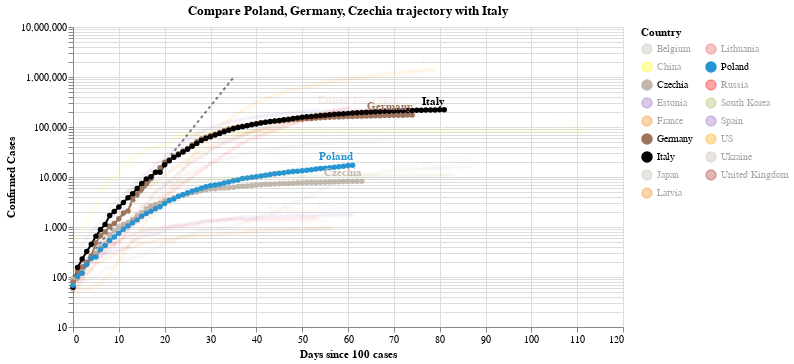

This figure's notebook cell:
### Code cell
#hide_input
chart2 = make_since_chart(dff2,['Poland', 'Germany', 'Czechia'], baseline_countries)
chart2

### Figure 1 — Vega-Lite specification as saved in the notebook (floating-point values rounded to 4 significant figures; data arrays with more than 128 entries replaced by an {"elided": "..."} marker saying what was removed)
{"config": {"view": {"continuousWidth": 400, "continuousHeight": 300}}, "layer": [{"data": {"name": "data-628230001892d6798b50651be41d1b3e"}, "mark": {"type": "line", "color": "black", "opacity": 0.5, "strokeDash": [3, 3]}, "encoding": {"x": {"type": "quantitative", "field": "Days since 100 cases"}, "y": {"type": "quantitative", "field": "Confirmed Cases"}}}, {"data": {"name": "data-e67cfba6036a511f745cab4c5c48798e"}, "mark": {"type": "line", "point": true}, "encoding": {"color": {"type": "nominal", "field": "Country", "legend": {"columns": 2}, "scale": {"domain": ["Belgium", "China", "Czechia", "Estonia", "France", "Germany", "Italy", "Japan", "Latvia", "Lithuania", "Poland", "Russia", "South Korea", "Spain", "US", "Ukraine", "United Kingdom"], "range": ["#C1B7AD", "yellow", "#C1B7AD", "#9467bd", "#F58518", "#9D755D", "black", "#C1B7AD", "#F58518", "#E45756", "#2495D3", "red", "#A1BA59", "#9467bd", "orange", "#C1B7AD", "brown"]}}, "opacity": {"condition": {"value": 1, "selection": "selector002"}, "value": 0.05}, "tooltip": [{"type": "nominal", "field": "Country"}, {"type": "temporal", "field": "Date"}, {"type": "quantitative", "field": "Confirmed Cases"}, {"type": "quantitative", "field": "Days since 100 cases"}], "x": {"type": "quantitative", "field": "Days since 100 cases"}, "y": {"type": "quantitative", "field": "Confirmed Cases", "scale": {"type": "log"}}}, "selection": {"selector002": {"type": "multi", "fields": ["Country"], "bind": "legend", "init": [{"Country": "Poland"}, {"Country": "Germany"}, {"Country": "Czechia"}, {"Country": "Italy"}]}}, "width": 550}, {"data": {"name": "data-e67cfba6036a511f745cab4c5c48798e"}, "mark": {"type": "text", "align": "right", "dy": -8, "fontWeight": "bold"}, "encoding": {"color": {"type": "nominal", "field": "Country", "legend": {"columns": 2}, "scale": {"domain": ["Belgium", "China", "Czechia", "Estonia", "France", "Germany", "Italy", "Japan", "Latvia", "Lithuania", "Poland", "Russia", "South Korea", "Spain", "US", "Ukraine", "United Kingdom"], "range": ["#C1B7AD", "yellow", "#C1B7AD", "#9467bd", "#F58518", "#9D755D", "black", "#C1B7AD", "#F58518", "#E45756", "#2495D3", "red", "#A1BA59", "#9467bd", "orange", "#C1B7AD", "brown"]}}, "opacity": {"condition": {"value": 1, "selection": "selector002"}, "value": 0.05}, "text": {"type": "nominal", "field": "Country"}, "tooltip": [{"type": "nominal", "field": "Country"}, {"type": "temporal", "field": "Date"}, {"type": "quantitative", "field": "Confirmed Cases"}, {"type": "quantitative", "field": "Days since 100 cases"}], "x": {"type": "quantitative", "field": "Days since 100 cases"}, "y": {"type": "quantitative", "field": "Confirmed Cases", "scale": {"type": "log"}}}, "transform": [{"filter": "(datum['Date'] >= 1589328000000)"}], "width": 550}], "title": "Compare Poland, Germany, Czechia trajectory with Italy", "$schema": "https://vega.github.io/schema/vega-lite/v4.0.2.json", "datasets": {"data-628230001892d6798b50651be41d1b3e": [{"Days since 100 cases": 0, "Confirmed Cases": 100.0}, {"Days since 100 cases": 1, "Confirmed Cases": 130.0}, {"Days since 100 cases": 2, "Confirmed Cases": 169.0}, {"Days since 100 cases": 3, "Confirmed Cases": 219.7}, {"Days since 100 cases": 4, "Confirmed Cases": 285.6}, {"Days since 100 cases": 5, "Confirmed Cases": 371.3}, {"Days since 100 cases": 6, "Confirmed Cases": 482.7}, {"Days since 100 cases": 7, "Confirmed Cases": 627.5}, {"Days since 100 cases": 8, "Confirmed Cases": 815.7}, {"Days since 100 cases": 9, "Confirmed Cases": 1060.0}, {"Days since 100 cases": 10, "Confirmed Cases": 1379.0}, {"Days since 100 cases": 11, "Confirmed Cases": 1792.0}, {"Days since 100 cases": 12, "Confirmed Cases": 2330.0}, {"Days since 100 cases": 13, "Confirmed Cases": 3029.0}, {"Days since 100 cases": 14, "Confirmed Cases": 3937.0}, {"Days since 100 cases": 15, "Confirmed Cases": 5119.0}, {"Days since 100 cases": 16, "Confirmed Cases": 6654.0}, {"Days since 100 cases": 17, "Confirmed Cases": 8650.0}, {"Days since 100 cases": 18, "Confirmed Cases": 11250.0}, {"Days since 100 cases": 19, "Confirmed Cases": 14620.0}, {"Days since 100 cases": 20, "Confirmed Cases": 19000.0}, {"Days since 100 cases": 21, "Confirmed Cases": 24710.0}, {"Days since 100 cases": 22, "Confirmed Cases": 32120.0}, {"Days since 100 cases": 23, "Confirmed Cases": 41750.0}, {"Days since 100 cases": 24, "Confirmed Cases": 54280.0}, {"Days since 100 cases": 25, "Confirmed Cases": 70560.0}, {"Days since 100 cases": 26, "Confirmed Cases": 91730.0}, {"Days since 100 cases": 27, "Confirmed Cases": 119300.0}, {"Days since 100 cases": 28, "Confirmed Cases": 155000.0}, {"Days since 100 cases": 29, "Confirmed Cases": 201500.0}, {"Days since 100 cases": 30, "Confirmed Cases": 262000.0}, {"Days since 100 cases": 31, "Confirmed Cases": 340600.0}, {"Days since 100 cases": 32, "Confirmed Cases": 442800.0}, {"Days since 100 cases": 33, "Confirmed Cases": 575600.0}, {"Days since 100 cases": 34, "Confirmed Cases": 748300.0}, {"Days since 100 cases": 35, "Confirmed Cases": 972800.0}], "data-e67cfba6036a511f745cab4c5c48798e": {"elided": "1227 records"}}}
